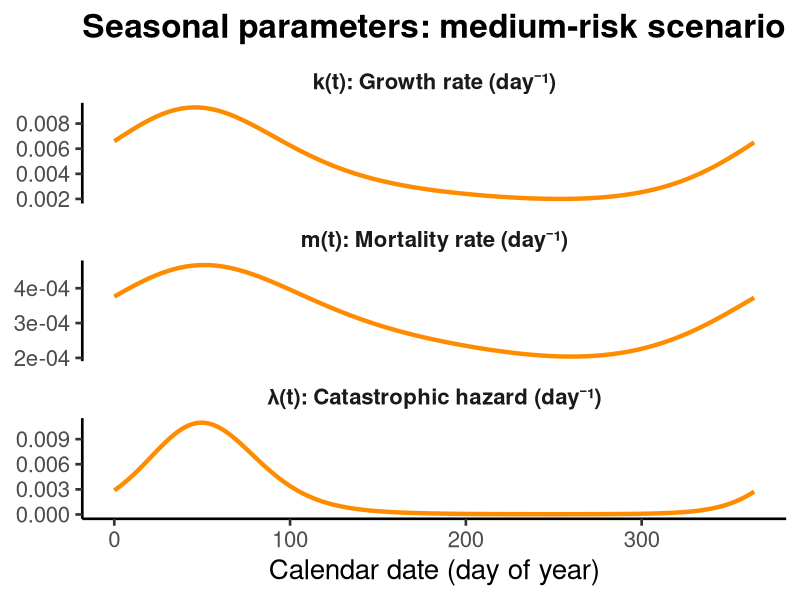
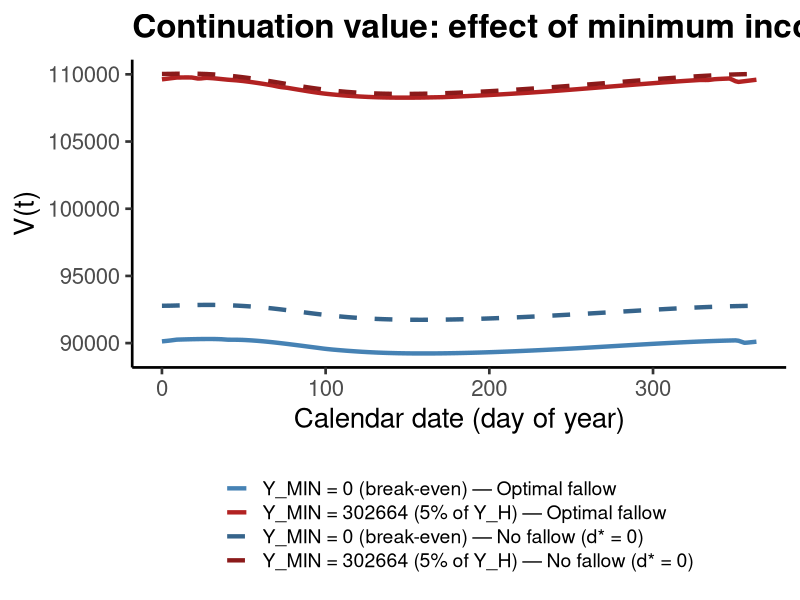
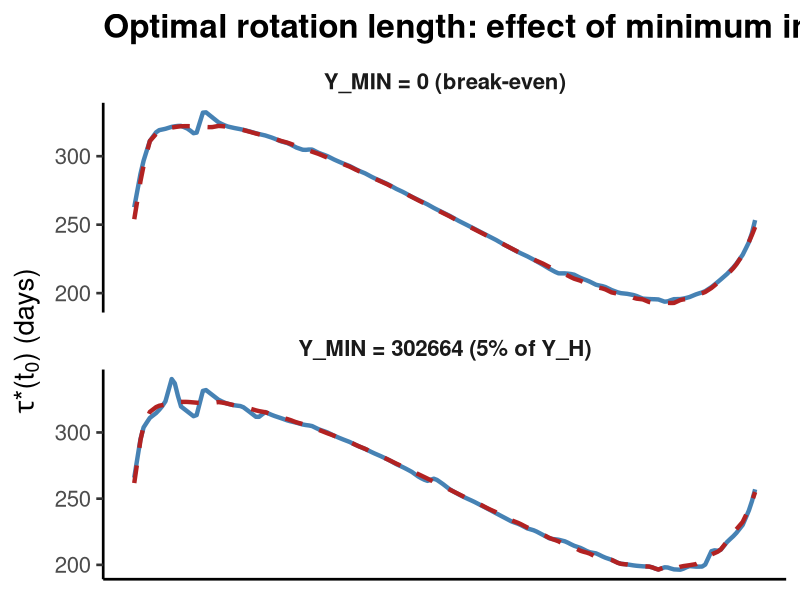
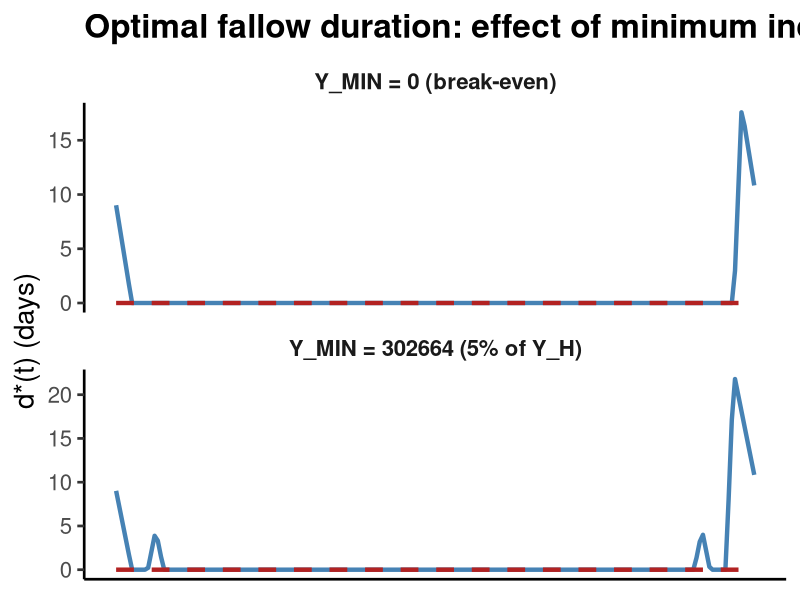
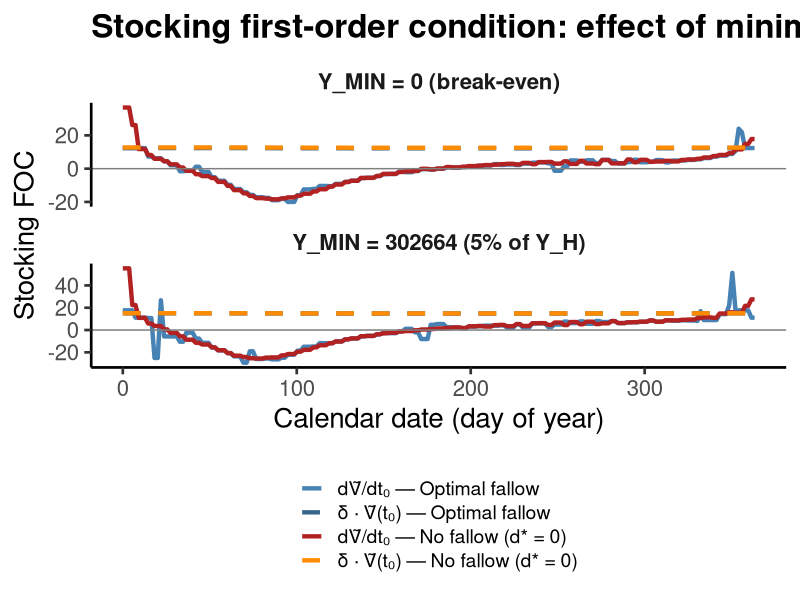

Reproduce these figures in R, in order.
library(ggplot2)
library(tidyr)

if (!requireNamespace("gridExtra", quietly = TRUE)) {
  install.packages("gridExtra", repos = "https://cloud.r-project.org")
}
library(gridExtra)

# ── Read data ─────────────────────────────────────────────────────────────────
params  <- read.csv("results/simulations/minimum_income_params.csv")
grid    <- read.csv("results/simulations/minimum_income_grid.csv")
scalars <- read.csv("results/simulations/minimum_income_scalars.csv")

outdir <- "results/figures"
dir.create(outdir, showWarnings = FALSE, recursive = TRUE)

Y_MIN_val <- round(scalars$Y_MIN_target, 0)
Y_H_val   <- round(scalars$Y_H_hom, 0)

# ── Labels ────────────────────────────────────────────────────────────────────
ymin_labels <- c(
  "ymin_zero"     = "Y_MIN = 0 (break-even)",
  "ymin_positive" = paste0("Y_MIN = ", Y_MIN_val, " (5% of Y_H)")
)

grid$ymin_label <- factor(ymin_labels[grid$ymin_case],
  levels = c("Y_MIN = 0 (break-even)",
             paste0("Y_MIN = ", Y_MIN_val, " (5% of Y_H)")))

grid$fallow_label <- factor(
  ifelse(grid$fallow == "optimal_fallow", "Optimal fallow", "No fallow (d* = 0)"),
  levels = c("Optimal fallow", "No fallow (d* = 0)")
)

ymin_colors <- c(
  "Y_MIN = 0 (break-even)" = "steelblue",
  setNames("firebrick", paste0("Y_MIN = ", Y_MIN_val, " (5% of Y_H)"))
)

# ══════════════════════════════════════════════════════════════════════════════
# Plot 1: Seasonal parameters (shared across both Y_MIN cases)
# ══════════════════════════════════════════════════════════════════════════════

params_long <- data.frame(
  t = rep(params$t, 3),
  value = c(params$k, params$m, params$lambda),
  panel = factor(rep(
    c("k(t): Growth rate (day\u207b\u00b9)",
      "m(t): Mortality rate (day\u207b\u00b9)",
      "\u03bb(t): Catastrophic hazard (day\u207b\u00b9)"),
    each = nrow(params)),
    levels = c("k(t): Growth rate (day\u207b\u00b9)",
               "m(t): Mortality rate (day\u207b\u00b9)",
               "\u03bb(t): Catastrophic hazard (day\u207b\u00b9)"))
)

p1 <- ggplot(params_long, aes(x = t, y = value)) +
  geom_line(linewidth = 1.5, color = "darkorange") +
  facet_wrap(~ panel, scales = "free_y", ncol = 1) +
  labs(x = "Calendar date (day of year)",
       y = NULL,
       title = "Seasonal parameters: medium-risk scenario") +
  theme_classic(base_size = 20) +
  theme(
    strip.text = element_text(face = "bold", size = 16),
    strip.background = element_blank(),
    plot.title = element_text(face = "bold")
  )

ggsave(file.path(outdir, "minimum_income_params.png"), p1,
       width = 12, height = 14, dpi = 400)
cat("Saved minimum_income_params.png\n")

# ══════════════════════════════════════════════════════════════════════════════
# Plot 2: Continuation value V(t) — Y_MIN cases × fallow conditions
# ══════════════════════════════════════════════════════════════════════════════

grid$group <- interaction(grid$ymin_label, grid$fallow_label, sep = " \u2014 ")

group_colors <- setNames(
  c("steelblue", "steelblue4", "firebrick", "firebrick4"),
  c(paste0("Y_MIN = 0 (break-even) \u2014 Optimal fallow"),
    paste0("Y_MIN = 0 (break-even) \u2014 No fallow (d* = 0)"),
    paste0("Y_MIN = ", Y_MIN_val, " (5% of Y_H) \u2014 Optimal fallow"),
    paste0("Y_MIN = ", Y_MIN_val, " (5% of Y_H) \u2014 No fallow (d* = 0)"))
)

group_lines <- setNames(
  c("solid", "dashed", "solid", "dashed"),
  names(group_colors)
)

p2 <- ggplot(grid, aes(x = t, y = V, color = group, linetype = group)) +
  geom_line(linewidth = 1.5) +
  scale_color_manual(values = group_colors) +
  scale_linetype_manual(values = group_lines) +
  labs(x = "Calendar date (day of year)",
       y = "V(t)",
       color = NULL, linetype = NULL,
       title = "Continuation value: effect of minimum income guarantee") +
  theme_classic(base_size = 20) +
  theme(
    legend.position = "bottom",
    legend.text = element_text(size = 14),
    legend.direction = "vertical",
    plot.title = element_text(face = "bold")
  )

ggsave(file.path(outdir, "minimum_income_V.png"), p2,
       width = 12, height = 8, dpi = 400)
cat("Saved minimum_income_V.png\n")

# ══════════════════════════════════════════════════════════════════════════════
# Plot 3: Optimal policies — τ*(t₀), d*(t), stocking FOC
#          Rows = Y_MIN cases, fallow conditions overlaid
# ══════════════════════════════════════════════════════════════════════════════

fallow_colors <- c("Optimal fallow" = "steelblue",
                    "No fallow (d* = 0)" = "firebrick")
fallow_lines  <- c("Optimal fallow" = "solid",
                    "No fallow (d* = 0)" = "dashed")

# ── τ*(t₀) ─────────────────────────────────────────────────────────────────
p3_tau <- ggplot(grid, aes(x = t, y = tau_star, color = fallow_label,
                            linetype = fallow_label)) +
  geom_line(linewidth = 1.5) +
  facet_wrap(~ ymin_label, ncol = 1, scales = "free_y") +
  scale_color_manual(values = fallow_colors) +
  scale_linetype_manual(values = fallow_lines) +
  labs(x = NULL,
       y = expression(paste(tau, "*(t"[0], ") (days)")),
       color = NULL, linetype = NULL,
       title = "Optimal rotation length: effect of minimum income guarantee") +
  theme_classic(base_size = 20) +
  theme(
    legend.position = "none",
    plot.title = element_text(face = "bold"),
    strip.text = element_text(face = "bold", size = 16),
    strip.background = element_blank(),
    axis.text.x = element_blank(),
    axis.ticks.x = element_blank()
  )

# ── d*(t) ───────────────────────────────────────────────────────────────────
p3_d <- ggplot(grid, aes(x = t, y = d_star, color = fallow_label,
                          linetype = fallow_label)) +
  geom_line(linewidth = 1.5) +
  facet_wrap(~ ymin_label, ncol = 1, scales = "free_y") +
  scale_color_manual(values = fallow_colors) +
  scale_linetype_manual(values = fallow_lines) +
  labs(x = NULL,
       y = "d*(t) (days)",
       color = NULL, linetype = NULL,
       title = "Optimal fallow duration: effect of minimum income guarantee") +
  theme_classic(base_size = 20) +
  theme(
    legend.position = "none",
    plot.title = element_text(face = "bold"),
    strip.text = element_text(face = "bold", size = 16),
    strip.background = element_blank(),
    axis.text.x = element_blank(),
    axis.ticks.x = element_blank()
  )

# ── Stocking FOC ────────────────────────────────────────────────────────────
foc_long <- data.frame(
  t = rep(grid$t, 2),
  value = c(grid$Vtilde_prime, grid$delta_Vtilde),
  component = factor(rep(
    c("d\u1e7c/dt\u2080", "\u03b4 \u00b7 \u1e7c(t\u2080)"),
    each = nrow(grid)),
    levels = c("d\u1e7c/dt\u2080", "\u03b4 \u00b7 \u1e7c(t\u2080)")),
  ymin_label = rep(grid$ymin_label, 2),
  fallow = rep(grid$fallow_label, 2)
)
foc_long$group <- interaction(foc_long$component, foc_long$fallow, sep = " \u2014 ")

p3_foc <- ggplot(foc_long, aes(x = t, y = value, color = group, linetype = group)) +
  geom_line(linewidth = 1.5) +
  geom_hline(yintercept = 0, color = "grey50", linewidth = 0.5) +
  facet_wrap(~ ymin_label, ncol = 1, scales = "free_y") +
  scale_color_manual(values = c(
    "d\u1e7c/dt\u2080 \u2014 Optimal fallow" = "steelblue",
    "\u03b4 \u00b7 \u1e7c(t\u2080) \u2014 Optimal fallow" = "steelblue4",
    "d\u1e7c/dt\u2080 \u2014 No fallow (d* = 0)" = "firebrick",
    "\u03b4 \u00b7 \u1e7c(t\u2080) \u2014 No fallow (d* = 0)" = "darkorange")) +
  scale_linetype_manual(values = c(
    "d\u1e7c/dt\u2080 \u2014 Optimal fallow" = "solid",
    "\u03b4 \u00b7 \u1e7c(t\u2080) \u2014 Optimal fallow" = "dashed",
    "d\u1e7c/dt\u2080 \u2014 No fallow (d* = 0)" = "solid",
    "\u03b4 \u00b7 \u1e7c(t\u2080) \u2014 No fallow (d* = 0)" = "dashed")) +
  labs(x = "Calendar date (day of year)",
       y = "Stocking FOC",
       color = NULL, linetype = NULL,
       title = "Stocking first-order condition: effect of minimum income guarantee") +
  theme_classic(base_size = 20) +
  theme(
    legend.position = "bottom",
    legend.text = element_text(size = 14),
    legend.direction = "vertical",
    plot.title = element_text(face = "bold"),
    strip.text = element_text(face = "bold", size = 16),
    strip.background = element_blank()
  )

ggsave(file.path(outdir, "minimum_income_tau.png"), p3_tau,
       width = 12, height = 10, dpi = 400)
cat("Saved minimum_income_tau.png\n")

ggsave(file.path(outdir, "minimum_income_d.png"), p3_d,
       width = 12, height = 10, dpi = 400)
cat("Saved minimum_income_d.png\n")

ggsave(file.path(outdir, "minimum_income_foc.png"), p3_foc,
       width = 12, height = 10, dpi = 400)
cat("Saved minimum_income_foc.png\n")
